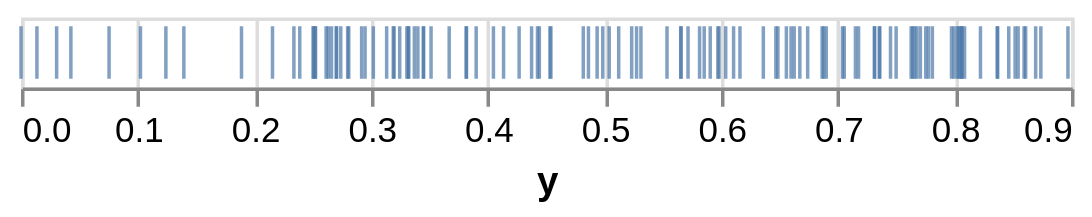

Notebook cell for this chart:
### Code cell
# try a strip plot to see distribution of y values 

alt.Chart(get_plot_df(0)).mark_tick().encode(x = "y")

### Figure 1 — Vega-Lite specification as saved in the notebook (floating-point values rounded to 4 significant figures)
{"config": {"view": {"continuousWidth": 300, "continuousHeight": 300}}, "data": {"name": "data-ee12d22e34143eecaf2cb7aeb33ca16f"}, "mark": {"type": "tick"}, "encoding": {"x": {"field": "y", "type": "quantitative"}}, "$schema": "https://vega.github.io/schema/vega-lite/v6.1.0.json", "datasets": {"data-ee12d22e34143eecaf2cb7aeb33ca16f": [{"x": 0, "y": 0.8367}, {"x": 1, "y": 0.8467}, {"x": 2, "y": 0.7812}, {"x": 3, "y": 0.7643}, {"x": 4, "y": 0.7316}, {"x": 5, "y": 0.6676}, {"x": 6, "y": 0.6601}, {"x": 7, "y": 0.6488}, {"x": 8, "y": 0.6902}, {"x": 9, "y": 0.656}, {"x": 10, "y": 0.604}, {"x": 11, "y": 0.5655}, {"x": 12, "y": 0.4938}, {"x": 13, "y": 0.5042}, {"x": 14, "y": 0.4987}, {"x": 15, "y": 0.4542}, {"x": 16, "y": 0.3819}, {"x": 17, "y": 0.3901}, {"x": 18, "y": 0.3324}, {"x": 19, "y": 0.3191}, {"x": 20, "y": 0.2702}, {"x": 21, "y": 0.2634}, {"x": 22, "y": 0.2523}, {"x": 23, "y": 0.2506}, {"x": 24, "y": 0.2524}, {"x": 25, "y": 0.2389}, {"x": 26, "y": 0.2339}, {"x": 27, "y": 0.2615}, {"x": 28, "y": 0.2506}, {"x": 29, "y": 0.292}, {"x": 30, "y": 0.2706}, {"x": 31, "y": 0.28}, {"x": 32, "y": 0.2741}, {"x": 33, "y": 0.2809}, {"x": 34, "y": 0.2949}, {"x": 35, "y": 0.3198}, {"x": 36, "y": 0.3307}, {"x": 37, "y": 0.3451}, {"x": 38, "y": 0.3134}, {"x": 39, "y": 0.3246}, {"x": 40, "y": 0.332}, {"x": 41, "y": 0.3372}, {"x": 42, "y": 0.3402}, {"x": 43, "y": 0.3449}, {"x": 44, "y": 0.3816}, {"x": 45, "y": 0.427}, {"x": 46, "y": 0.4443}, {"x": 47, "y": 0.4534}, {"x": 48, "y": 0.4377}, {"x": 49, "y": 0.4864}, {"x": 50, "y": 0.5234}, {"x": 51, "y": 0.5717}, {"x": 52, "y": 0.5537}, {"x": 53, "y": 0.5973}, {"x": 54, "y": 0.5856}, {"x": 55, "y": 0.647}, {"x": 56, "y": 0.7316}, {"x": 57, "y": 0.7362}, {"x": 58, "y": 0.6628}, {"x": 59, "y": 0.7152}, {"x": 60, "y": 0.7501}, {"x": 61, "y": 0.7998}, {"x": 62, "y": 0.766}, {"x": 63, "y": 0.8056}, {"x": 64, "y": 0.8521}, {"x": 65, "y": 0.7709}, {"x": 66, "y": 0.8088}, {"x": 67, "y": 0.8065}, {"x": 68, "y": 0.7679}, {"x": 69, "y": 0.8027}, {"x": 70, "y": 0.8741}, {"x": 71, "y": 0.8611}, {"x": 72, "y": 0.8036}, {"x": 73, "y": 0.8598}, {"x": 74, "y": 0.8974}, {"x": 75, "y": 0.7976}, {"x": 76, "y": 0.8372}, {"x": 77, "y": 0.8547}, {"x": 78, "y": 0.8062}, {"x": 79, "y": 0.8224}, {"x": 80, "y": 0.7755}, {"x": 81, "y": 0.8697}, {"x": 82, "y": 0.763}, {"x": 83, "y": 0.7778}, {"x": 84, "y": 0.7179}, {"x": 85, "y": 0.7356}, {"x": 86, "y": 0.7041}, {"x": 87, "y": 0.6867}, {"x": 88, "y": 0.7453}, {"x": 89, "y": 0.7056}, {"x": 90, "y": 0.688}, {"x": 91, "y": 0.6743}, {"x": 92, "y": 0.6108}, {"x": 93, "y": 0.6162}, {"x": 94, "y": 0.5908}, {"x": 95, "y": 0.6363}, {"x": 96, "y": 0.5983}, {"x": 97, "y": 0.5658}, {"x": 98, "y": 0.5816}, {"x": 99, "y": 0.5276}, {"x": 100, "y": 0.5123}, {"x": 101, "y": 0.5314}, {"x": 102, "y": 0.482}, {"x": 103, "y": 0.4427}, {"x": 104, "y": 0.4049}, {"x": 105, "y": 0.4136}, {"x": 106, "y": 0.3515}, {"x": 107, "y": 0.367}, {"x": 108, "y": 0.302}, {"x": 109, "y": 0.2662}, {"x": 110, "y": 0.2156}, {"x": 111, "y": 0.189}, {"x": 112, "y": 0.1396}, {"x": 113, "y": 0.1242}, {"x": 114, "y": 0.1024}, {"x": 115, "y": 0.07548}, {"x": 116, "y": 0.04275}, {"x": 117, "y": 0.03054}, {"x": 118, "y": 0.01365}, {"x": 119, "y": 0.0}]}}
